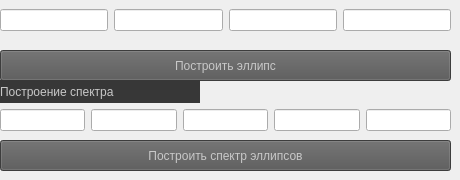
        <widget class="QWidget" name="page_2">
         <widget class="QWidget" name="horizontalLayoutWidget_4">
          <property name="geometry">
           <rect>
            <x>0</x>
            <y>0</y>
            <width>451</width>
            <height>41</height>
           </rect>
          </property>
          <layout class="QHBoxLayout" name="horizontalLayout_10">
           <item>
            <widget class="QLineEdit" name="set_ellipse_x">
             <property name="sizePolicy">
              <sizepolicy hsizetype="Minimum" vsizetype="Fixed">
               <horstretch>0</horstretch>
               <verstretch>0</verstretch>
              </sizepolicy>
             </property>
             <property name="maximumSize">
              <size>
               <width>120</width>
               <height>16777215</height>
              </size>
             </property>
             <property name="styleSheet">
              <string notr="true">border-color: rgb(255, 255, 255);
color: rgb(255, 255, 255);
font: 10pt &quot;Segoe UI&quot;;</string>
             </property>
             <property name="placeholderText">
              <string>x центра</string>
             </property>
            </widget>
           </item>
           <item>
            <widget class="QLineEdit" name="set_ellipse_y">
             <property name="sizePolicy">
              <sizepolicy hsizetype="Minimum" vsizetype="Fixed">
               <horstretch>0</horstretch>
               <verstretch>0</verstretch>
              </sizepolicy>
             </property>
             <property name="maximumSize">
              <size>
               <width>120</width>
               <height>16777215</height>
              </size>
             </property>
             <property name="styleSheet">
              <string notr="true">border-color: rgb(255, 255, 255);
color: rgb(255, 255, 255);
font: 10pt &quot;Segoe UI&quot;;</string>
             </property>
             <property name="placeholderText">
              <string>y центра</string>
             </property>
            </widget>
           </item>
           <item>
            <widget class="QLineEdit" name="set_ellipse_width">
             <property name="sizePolicy">
              <sizepolicy hsizetype="Minimum" vsizetype="Fixed">
               <horstretch>0</horstretch>
               <verstretch>0</verstretch>
              </sizepolicy>
             </property>
             <property name="maximumSize">
              <size>
               <width>120</width>
               <height>16777215</height>
              </size>
             </property>
             <property name="styleSheet">
              <string notr="true">border-color: rgb(255, 255, 255);
color: rgb(255, 255, 255);
font: 10pt &quot;Segoe UI&quot;;</string>
             </property>
             <property name="placeholderText">
              <string>ширина</string>
             </property>
            </widget>
           </item>
           <item>
            <widget class="QLineEdit" name="set_ellipse_height">
             <property name="sizePolicy">
              <sizepolicy hsizetype="Minimum" vsizetype="Fixed">
               <horstretch>0</horstretch>
               <verstretch>0</verstretch>
              </sizepolicy>
             </property>
             <property name="maximumSize">
              <size>
               <width>120</width>
               <height>16777215</height>
              </size>
             </property>
             <property name="styleSheet">
              <string notr="true">border-color: rgb(255, 255, 255);
color: rgb(255, 255, 255);
font: 10pt &quot;Segoe UI&quot;;</string>
             </property>
             <property name="placeholderText">
              <string>высота</string>
             </property>
            </widget>
           </item>
          </layout>
         </widget>
         <widget class="QPushButton" name="draw_ellipse_button">
          <property name="geometry">
           <rect>
            <x>0</x>
            <y>50</y>
            <width>451</width>
            <height>31</height>
           </rect>
          </property>
          <property name="sizePolicy">
           <sizepolicy hsizetype="Fixed" vsizetype="Fixed">
            <horstretch>0</horstretch>
            <verstretch>0</verstretch>
           </sizepolicy>
          </property>
          <property name="maximumSize">
           <size>
            <width>460</width>
            <height>16777215</height>
           </size>
          </property>
          <property name="styleSheet">
           <string notr="true">color: rgb(200, 200, 200);
font: 10pt &quot;Segoe UI&quot;;
background-color: rgb(86, 86, 86);</string>
          </property>
          <property name="text">
           <string>Построить эллипс</string>
          </property>
         </widget>
         <widget class="QLabel" name="draw_spektr_label_2">
          <property name="geometry">
           <rect>
            <x>0</x>
            <y>80</y>
            <width>200</width>
            <height>23</height>
           </rect>
          </property>
          <property name="sizePolicy">
           <sizepolicy hsizetype="Fixed" vsizetype="Fixed">
            <horstretch>0</horstretch>
            <verstretch>0</verstretch>
           </sizepolicy>
          </property>
          <property name="minimumSize">
           <size>
            <width>200</width>
            <height>0</height>
           </size>
          </property>
          <property name="maximumSize">
           <size>
            <width>250</width>
            <height>16777215</height>
           </size>
          </property>
          <property name="styleSheet">
           <string notr="true">color: rgb(200, 200, 200);
border-color: rgb(131, 131, 131);
gridline-color: rgb(95, 95, 95);
background-color: rgb(55, 55, 55);
font: 12pt &quot;Segoe UI&quot;;</string>
          </property>
          <property name="text">
           <string>Построение спектра</string>
          </property>
         </widget>
         <widget class="QWidget" name="horizontalLayoutWidget_5">
          <property name="geometry">
           <rect>
            <x>0</x>
            <y>100</y>
            <width>451</width>
            <height>41</height>
           </rect>
          </property>
          <layout class="QHBoxLayout" name="horizontalLayout_11">
           <item>
            <widget class="QLineEdit" name="set_spektr_width">
             <property name="styleSheet">
              <string notr="true">border-color: rgb(255, 255, 255);
color: rgb(255, 255, 255);
font: 10pt &quot;Segoe UI&quot;;</string>
             </property>
             <property name="placeholderText">
              <string>ширина</string>
             </property>
            </widget>
           </item>
           <item>
            <widget class="QLineEdit" name="set_spektr_height">
             <property name="styleSheet">
              <string notr="true">border-color: rgb(255, 255, 255);
color: rgb(255, 255, 255);
font: 10pt &quot;Segoe UI&quot;;</string>
             </property>
             <property name="placeholderText">
              <string>высота</string>
             </property>
            </widget>
           </item>
           <item>
            <widget class="QLineEdit" name="set_ellipse_step_x">
             <property name="styleSheet">
              <string notr="true">border-color: rgb(255, 255, 255);
color: rgb(255, 255, 255);
font: 10pt &quot;Segoe UI&quot;;</string>
             </property>
             <property name="placeholderText">
              <string>шаг по x</string>
             </property>
            </widget>
           </item>
           <item>
            <widget class="QLineEdit" name="set_ellipse_step_y">
             <property name="styleSheet">
              <string notr="true">border-color: rgb(255, 255, 255);
color: rgb(255, 255, 255);
font: 10pt &quot;Segoe UI&quot;;</string>
             </property>
             <property name="placeholderText">
              <string>шаг по y</string>
             </property>
            </widget>
           </item>
           <item>
            <widget class="QLineEdit" name="set_ellipse_count">
             <property name="styleSheet">
              <string notr="true">border-color: rgb(255, 255, 255);
color: rgb(255, 255, 255);
font: 10pt &quot;Segoe UI&quot;;</string>
             </property>
             <property name="placeholderText">
              <string>кол-во</string>
             </property>
            </widget>
           </item>
          </layout>
         </widget>
         <widget class="QPushButton" name="draw_ellipse_button_2">
          <property name="geometry">
           <rect>
            <x>0</x>
            <y>140</y>
            <width>451</width>
            <height>31</height>
           </rect>
          </property>
          <property name="sizePolicy">
           <sizepolicy hsizetype="Fixed" vsizetype="Fixed">
            <horstretch>0</horstretch>
            <verstretch>0</verstretch>
           </sizepolicy>
          </property>
          <property name="maximumSize">
           <size>
            <width>460</width>
            <height>16777215</height>
           </size>
          </property>
          <property name="styleSheet">
           <string notr="true">color: rgb(200, 200, 200);
font: 10pt &quot;Segoe UI&quot;;
background-color: rgb(86, 86, 86);</string>
          </property>
          <property name="text">
           <string>Построить спектр эллипсов</string>
          </property>
         </widget>
        </widget>
